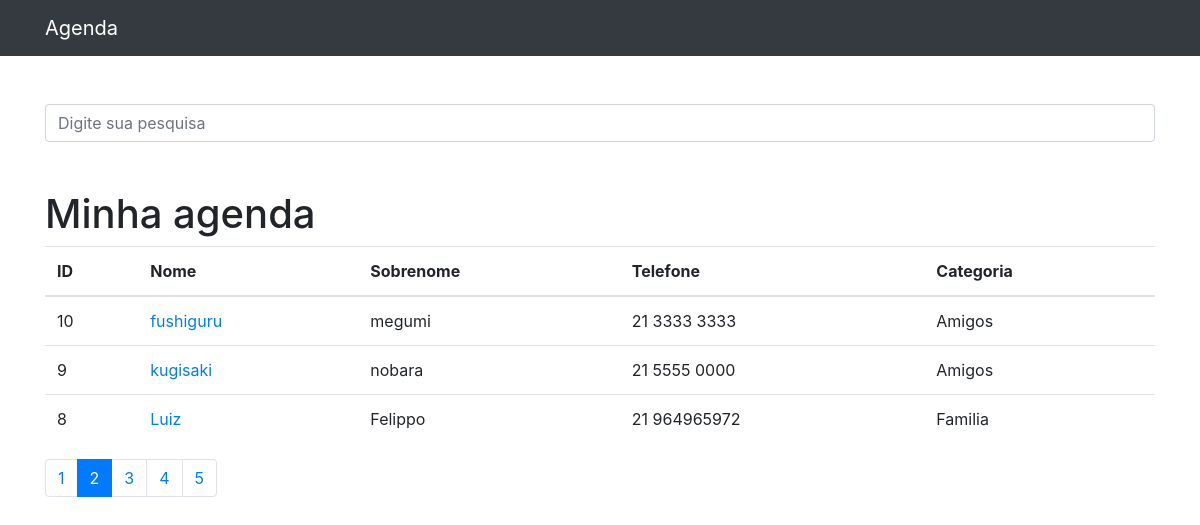
/?page=2&termo=, run on the app's committed database.
### contatos/models.py (models this page shows, shortened)
class Contato(models.Model):
    nome = models.CharField(max_length=255)
    sobrenome = models.CharField(max_length=255, blank=True)
    telefone = models.CharField(max_length=255)
    email = models.CharField(max_length=255, blank=True)
    data_criacao = models.DateTimeField(default=timezone.now)
    descricao = models.CharField(max_length=255, blank=True)
    categoria = models.ForeignKey(Categoria, on_delete=models.DO_NOTHING)
    mostrar = models.BooleanField(default=True)
    foto = models.ImageField(blank=True, upload_to='fotos/%Y/%m/')

class Categoria(models.Model):
    nome = models.CharField(max_length=255)
    def __str__(self):
        return self.nome

### contatos/views.py (the view)
# urls.py: path('', views.index, name='index'),
def index(request):
    lista_contatos = Contato.objects.order_by(
        '-id')  ############ .filter(mostrar=True) outro jeito de filtrar oq aparecera no html, em vez de utilizar codigo no html... eu uso no views
    paginator = Paginator(lista_contatos, 3)
    page = request.GET.get('page')
    contatos = paginator.get_page(page)
    return render(request, 'contatos/index.html', {
        'contatos': contatos
    })

### contatos/templates/contatos/index.html
 {% extends 'base.html' %}
 {% block conteudo %}
   <h1 class="mt-5">Minha agenda</h1>
        <table class="table">
          <thead>
             <tr>
                <th>ID</th>
                <th>Nome</th>
                <th>Sobrenome</th>
                <th>Telefone</th>
                <th>Categoria</th>
             </tr>
          </thead>
          <tbody>
          {% for contato in contatos %}
            {% if contato.mostrar %}
              <tr>
                  <td>{{ contato.id }}</td>
                <td>
                  <a href="{% url 'ver_contato' contato.id %}"> {{ contato.nome }} </a>
                </td>
                <td>{{ contato.sobrenome }}</td>
                <td>{{ contato.telefone }}</td>
                <td>{{ contato.categoria }}</td>
              </tr>
            {%endif%}
          {%endfor%}
          </tbody>
        </table>
 <nav aria-label="Page navigation example">
  <ul class="pagination">
      {% for page in contatos.paginator.page_range %}
          {% if contatos.number == page %}
      <li class="page-item active">
          <a class="page-link" href="?page={{page}}&termo={{ request.GET.termo }}">{{page}}</a>
      </li>
          {% else %}
      <li class="page-item">
          <a class="page-link" href="?page={{page}}&termo={{ request.GET.termo }}">{{page}}</a>
      </li>
          {%endif%}
      {%endfor%}
  </ul>
</nav>
{%endblock%}

### data on the page
Contato: id "10", nome "fushiguru", sobrenome "megumi", telefone "21 3333 3333", categoria "Amigos"
Contato: id "9", nome "kugisaki", sobrenome "nobara", telefone "21 5555 0000", categoria "Amigos"
Contato: id "8", nome "Luiz", sobrenome "Felippo", telefone "21 964965972", categoria "Familia"

### other printed values
{{ page }} "1" "3" "4" "5"
{{ page }} "2"
